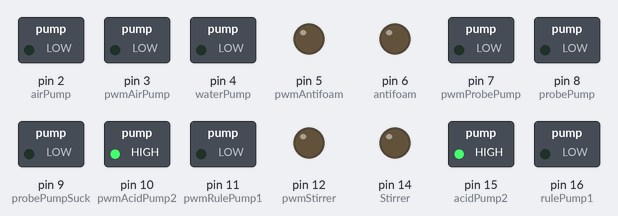
Simulated run of this sketch. Board: Arduino Mega 2560, built with avr-gcc and run on an emulated ATmega2560. On the bench: switched loads named in the sketch (green lamp = pin HIGH), output pins drawn as LEDs (lit = HIGH).

Above: at 1.4 s.
At 4.4 s:
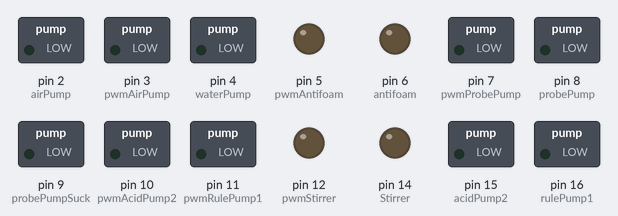
Timing chart, 0 to 7.7 s (numbered marks = the images above):
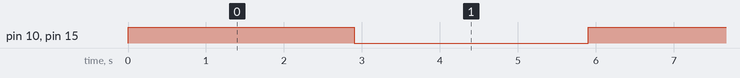

The sketch:

acidalkali_test.ino
```cpp
#include "OneWire.h"
#include "DallasTemperature.h"


int isRunning = 0;
float tempInput; // Temperature we want
float tempInsideOutput; // Temperature we have inside
float tempOutsideOutput; // Temperature we have outside
int phInputSignal; // signal to add alkali/acid  --- 0 - nothing, 1-add drop of acid 2- add drop of alkali
float phValueOutput; // pH we have
float o2ValueOutput;
int oxygenInput;
int oxygenOutput;
int stirRPM;
int antifoamInput;
int antifoamOutput;
int airRpmInput;
int sampleSignal = 0;
int stopSignal = 0;
unsigned long int cycleStartTime;
unsigned long int cycleEndTime;
String commentOutput;


unsigned long int totalCycleTime = 0;


// define pins

#define free0 0
#define free1 1

#define airPump 2
#define pwmAirPump 3

#define waterPump 4


#define pwmAntifoam 5
#define antifoam 6

#define pwmProbePump  7
#define probePump 8
#define probePumpSuck 9


#define pwmAcidPump2 10
#define pwmRulePump1 11
#define pwmStirrer 12 // speed of Stirrer (mieszadlo)
#define free13 13 // freee pwm

#define Stirrer 14
#define acidPump2 15 // peristalticPump 2
#define rulePump1 16 // peristalticPump 1

#define phSensor A1 //ph Sensor 15 pin analog
#define o2Sensor A2 // o2 sensor 16 pin analog


#define tempSensors 52 // both temperature sensors digital


#define heaterRelay 53 // heater relay digital


void setup() {


  Serial.begin(115200);


  pinMode(airPump, OUTPUT);
  pinMode(pwmProbePump, OUTPUT);
  pinMode(waterPump, OUTPUT);
  pinMode(pwmAntifoam, OUTPUT);
  pinMode(pwmAirPump, OUTPUT);
  pinMode(Stirrer, OUTPUT);

  pinMode(probePumpSuck, OUTPUT);


  pinMode(pwmAcidPump2, OUTPUT);
  pinMode(pwmRulePump1, OUTPUT);
  pinMode(pwmStirrer, OUTPUT);
  pinMode(acidPump2, OUTPUT);
  pinMode(rulePump1, OUTPUT);

  //pinMode(tempSensors, INPUT); // instance of onewire class

  pinMode(phSensor, INPUT);
  pinMode(o2Sensor, INPUT);
  pinMode(heaterRelay, OUTPUT);
  pinMode(probePump, OUTPUT);
  pinMode(antifoam, OUTPUT);


// ======= manual input for debugging
  sampleSignal = 0;
  commentOutput = "test_comment";
  tempInput = 30.0;
  phInputSignal = 0;
  stirRPM = 0; // send in PWM
  antifoamInput = 0;
  isRunning = 1;
  sampleSignal = 3; // 3 off
  stopSignal = 0;
  airRpmInput = 0;

}


void loop() {


  //=========================================== INPUT READ ==================================================
  if (Serial.available() > 0) {
    // Read the input from the serial port until a newline character is encountered
    String input = Serial.readStringUntil('\n');
    input.trim(); // Remove any trailing newline characters


    int count = 0;
    // Split the string
    String* input_arr = splitString(input, ',', count);


    // Convert the strings to appropriate types
    tempInput = input_arr[0].toFloat();
    phInputSignal = input_arr[1].toInt(); // ph input is now signal to add one drop of alkali/acid
    stirRPM = input_arr[2].toInt();
    antifoamInput = input_arr[3].toInt();
    airRpmInput = input_arr[4].toInt();
    isRunning = input_arr[5].toInt();
    sampleSignal = input_arr[6].toInt();
    stopSignal = input_arr[7].toInt();


    // Free the allocated memory
    delete[] input_arr;

  }


//=======================acid/alkali=============

phInputSignal = 1;


if(phInputSignal == 0){}
else if (phInputSignal == 1){ //drop of acid (around 2.85 seconds to make a drop)

engineStartStop(acidPump2, 255);
delay(2900);
engineStartStop(acidPump2, 0);
delay(3000);


}
else if (phInputSignal == 2 ) { //drop  of alkali

digitalWrite(acidPump2,HIGH);

}


//====================== SAMPLE ================
//sampleSignal = 0;
    if(sampleSignal == 0){
      }

     else if (sampleSignal == 1){
      digitalWrite(probePump, HIGH); //23
      digitalWrite(probePumpSuck, LOW); //8
      analogWrite(pwmProbePump, 255); // 3
      commentOutput += "Sample taking in progress";

      }
     else if(sampleSignal == 2){
      digitalWrite(probePump, LOW);
      digitalWrite(probePumpSuck, HIGH);
      analogWrite(pwmProbePump, 255);
      commentOutput+="Sample taken returning remains";
      }
     else if (sampleSignal == 3){
      digitalWrite(probePump, LOW);
      digitalWrite(probePumpSuck, LOW);
      analogWrite(pwmProbePump, 0);
      commentOutput+="Process of sampling ended";
      }


}

//============================= Functions ==============================


String* splitString(const String &str, char delimiter, int &count) {
  count = 1; // At least one substring exists
  for (int i = 0; i < str.length(); i++) {
    if (str[i] == delimiter) {
      count++;
    }
  }


  String* result = new String[count];
  int startIndex = 0;
  int resultIndex = 0;


  for (int i = 0; i <= str.length(); i++) {
    if (str[i] == delimiter || i == str.length()) {
      result[resultIndex++] = str.substring(startIndex, i);
      startIndex = i + 1;
    }
  }


  return result;
}


void engineStartStop(byte enginePin, byte PWM){
byte pwmPin;
byte eng = enginePin;
switch (eng){
    case airPump:
      pwmPin = pwmAirPump;
      break;
    case waterPump:
      //pwmPin = pwmWaterPump;
      break;
    case Stirrer:
      pwmPin = pwmStirrer;
      break;
    case acidPump2:
      pwmPin = pwmAcidPump2;
      break;
    case rulePump1:
      pwmPin = pwmRulePump1;
      break;
    case antifoam:
      pwmPin = pwmAntifoam;
      break;

    }
  if(PWM > 0){
    digitalWrite(enginePin, HIGH);
   analogWrite(pwmPin, PWM); }
   else if(PWM == 0){
    digitalWrite(enginePin, LOW);
    analogWrite(pwmPin, PWM);
    }

     }
```

Measured:
- by itself, pin 10 (pwmAcidPump2), pin 15 (acidPump2): alternates HIGH for 2.9 s and LOW for 3.0 s
